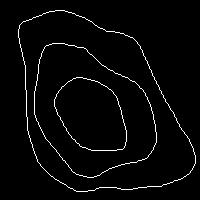
%> input picture mor_op_direction/IP/op_enclosure.jpg, 200 x 200 px
$ octave one_thin_img_generation.m   (GNU Octave 9; MATLAB toolbox functions it lacks are replaced by stand-ins)
%> lines starting %> are read from the running program, lines starting %| are printed output that depends on the picture; in (x1, y1, x2, y2) boxes, pixels count from 0 and x2, y2 are one past the last pixel; in counts of white or black regions, pixels touching at a corner belong together; the program's own positions count from 1
### mor_op_direction/Contours Direction/ashis_thin_v1.m
%clc; clear;
%ip = imread('C:\Users\ashis\Documents\MATLAB\thin_phd\without_text_refined.jpg');
function [op]= ashis_thin_v1(ip)
    [r, c, l]=size(ip);

    binary=ip;

    changing = 1;       thin=binary;        Del_img = ones(r, c);
    while changing
        changing=0;
           %STEP 1
         for i=2:r-1
            for j = 2:c-1
                P = [thin(i,j) thin(i-1,j) thin(i-1,j+1) thin(i,j+1) thin(i+1,j+1) thin(i+1,j) thin(i+1,j-1) thin(i,j-1) thin(i-1,j-1) thin(i-1,j)];
                if (thin(i,j) == 1 &&  sum(P(2:end-1))<=6 && sum(P(2:end-1)) >=2 && P(2)*P(4)*P(6)==0 && P(4)*P(6)*P(8)==0)
                    transition = 0;
                    for k = 2:9       %size(P,2)-1 %size return no. of row and col
                        if P(k) == 0 && P(k+1)==1
                            transition = transition+1;
                        end
                    end
                    if (transition==1)
                        Del_img(i,j)=0;
                        changing = 1;
                    end
                end
            end
        end
        thin = thin.*Del_img;
         %STEP 2
        for i=2:r-1
            for j = 2:c-1
                P = [thin(i,j) thin(i-1,j) thin(i-1,j+1) thin(i,j+1) thin(i+1,j+1) thin(i+1,j) thin(i+1,j-1) thin(i,j-1) thin(i-1,j-1) thin(i-1,j)];
                if (thin(i,j) == 1 &&  sum(P(2:end-1))<=6 && sum(P(2:end-1)) >=2 && P(2)*P(4)*P(8)==0 && P(2)*P(6)*P(8)==0)   % conditions
                    A = 0;
                   for k = 2:size(P,2)-1
                        if P(k) == 0 && P(k+1)==1
                            A = A+1;
                        end
                   end

                   if (A==1)
                        Del_img(i,j)=0;
                        changing = 1;
                   end
                end
            end
        end
        thin = thin.*Del_img;
      %  pause(0.5);   UNCOMMENT IF WANT TO VISUALIZE OP
      %  figure(3),imshow(Del_img) UNCOMMENT IF WANT TO VISUALIZE OP
    end
    for i=1:r %Binary Conversion
        for j=1:c
            if thin(i,j)==0
                thin(i,j)=1;
            else
                 thin(i,j)=0;
            end
        end
    end
    figure(10),imshow(thin);  %UNCOMMENT IF WANT TO VISUALIZE OP
    op=thin;
end

%imwrite(thin,'C:\Users\Mr. Ashis Pradhan\Documents\MATLAB\mor_op_direction\thinned_contours.jpg');

### mor_op_direction/Contours Direction/topo_data_prep_v1.m
function []=topo_data_prep_v1(ip)
    % This fuction invokes thinning op and searching op

   % ip=imread('s1.bmp');
    ip= imresize(ip,[200,200],'nearest');
    %figure(1), imshow(ip);

    %ip=imbinarize(ip,0.5);

    op=ashis_thin_v1(ip); %CONTOURS IN IN BLACK COLOUR IN WHITE BACKGROUND
    figure(2), imshow(op);
    imwrite(op,'C:\Users\Mr. Ashis Pradhan\Documents\MATLAB\mor_op_direction\thinned_contours.jpg');

    mor_search(op);
end

### mor_op_direction/Contours Direction/m_connectivity_v1.m
%THIS FUNCTION ENSURES THAT EACH SIGNIFICANT PIXEL HAVE EXACTLY EITHER
%NEIGHBOUR 0, 1 OR 2, IF ITS >= 3 , IT NULLIFIES REMOVING MULTIPLE PATH

function [op]=m_connectivity_v1(ip)
    %ip= [0, 0, 0, 0, 0;
     %    0, 1, 1, 0, 0;
      %   0, 1, 1, 1, 0;
       %  0, 0, 1, 1, 1;
        % 0, 0, 1, 1, 0];
    % ip=imcomplement(im2bw(imread('thinned_contours.jpg'),0.3));
    % ip= medfilt2(ip,[3 3]);

     %disp(ip);
     ip=imcomplement(ip);
     x=ip;

     [r, c]=size(ip); fprintf('\n row is %d and col is %d \n',r,c);

     for i=2:r-1
         for j=2:c-1
             tmp(1)=ip(i-1,j-1);      tmp(2)=ip(i-1,j);       tmp(3)=ip(i-1,j+1);
             tmp(4)=ip(i,j-1);        tmp(5)=ip(i,j);         tmp(6)=ip(i,j+1);
             tmp(7)=ip(i+1,j-1);      tmp(8)=ip(i+1,j);       tmp(9)=ip(i+1,j+1);

             if tmp(5)==1 %if Significant Neighbour
                 add_neighbor=tmp(1)+tmp(2)+tmp(3)+tmp(4)+tmp(6)+tmp(7)+tmp(8)+tmp(9);
                % fprintf('\n neighbour count is %d',add_neighbor);

                 if add_neighbor >=2
                     if tmp(1)==1 && tmp(2)==1
                             ip(i-1,j)=0;
                     end
                     if tmp(2)==1 && tmp(3)==1
                             ip(i-1,j)=0;
                     end
                      if tmp(3)==1 && tmp(6)==1
                              ip(i,j+1)=0;
                      end
                      if tmp(6)==1 && tmp(9)==1
                              ip(i,j+1)=0;
                      end
                     if tmp(9)==1 && tmp(8)==1
                             ip(i+1,j)=0;
                     end
                     if tmp(8)==1 && tmp(7)==1
                             ip(i+1,j)=0;
                     end
                      if tmp(4)==1 && tmp(7)==1
                             ip(i,j-1)=0;
                     end
                 end
             end
         end
     end

     %ENSURING THAT WHETHER ALL SIGNIFICANT PIXEL HAVE LESS THAN 2 NEIGHBORS
     add_neighbor=0;
      for i=2:r-1
         for j=2:c-1
             tmp(1)=ip(i-1,j-1);      tmp(2)=ip(i-1,j);       tmp(3)=ip(i-1,j+1);
             tmp(4)=ip(i,j-1);        tmp(5)=ip(i,j);         tmp(6)=ip(i,j+1);
             tmp(7)=ip(i+1,j-1);      tmp(8)=ip(i+1,j);       tmp(9)=ip(i+1,j+1);

             if tmp(5)==1
                 add_neighbor=tmp(1)+tmp(2)+tmp(3)+tmp(4)+tmp(6)+tmp(7)+tmp(8)+tmp(9);
                 if add_neighbor > 2
                     %fprintf('\n The location of pixel with > 2 neighbour count is=  %d %d',i,j);
                     add_neighbor=0;
                 end

             end
         end
      end
      ip_m_connectivity=ip;
      save ip_m_connectivity.mat;
     %figure(2), imshow(ip_m_connectivity);
     op=ip_m_connectivity;
end

### mor_op_direction/Contours Direction/centroid_calc.m
function [xc,yc]= centroid_calc(op)

[r, c]=size(op);

count=1; %For counting no. of significant pex

for i=1:r
    for j=1:c
        if op(i,j)==1
            X(count)=i; %For Storing Coordinates of Xi
            Y(count)=j; %For Storing Coordinates of Yi
            count=count+1;
        end
    end
end

count=count-1;

xc=sum(X)/count;
yc=sum(Y)/count;

end

### mor_op_direction/Contours Direction/mor_search.m
%THIS FUNCTION INVOKES m-connectivity(), centroid_calc(), compare_op(),
function []= mor_search(ip)

   % figure(1), imshow(ip);
    op=m_connectivity_v1(ip); % ENSURES COUNT OF NEIGHBORS to 0,1,2
    %figure(2), imshow(op);

    [r, c]=size(op);
    contour_direction= zeros(r,c,'uint8');

    [xc,yc]= centroid_calc(op);

    for i=2:r-1
         for j=2:c-1
             tmp(1)=op(i-1,j-1);      tmp(2)=op(i-1,j);       tmp(3)=op(i-1,j+1);
             tmp(4)=op(i,j-1);        tmp(5)=op(i,j);         tmp(6)=op(i,j+1);
             tmp(7)=op(i+1,j-1);      tmp(8)=op(i+1,j);       tmp(9)=op(i+1,j+1);

             if tmp(5)==1
                 index=compare_op(tmp);

                 if xc>=i
                    if index==1 || index==14 || index==16
                        contour_direction(i,j)=90;
                    elseif index==2 || index==4 || index==6 || index==7 ||index==10
                        contour_direction(i,j)=45;
                    elseif index==3 || index==5 || index==9 || index==11 ||index==12
                        contour_direction(i,j)=135;
                    elseif index==13 || index==15
                        contour_direction(i,j)=180;
                    elseif index==8 && j>yc
                        contour_direction(i,j)=0;
                    elseif index==8 && j<=yc
                        contour_direction(i,j)=180;
                    else
                        contour_direction(i,j)=255;
                    end
                 end

                 if xc<=i %When xc <=x
                    if index==1 || index==14 || index==16
                        contour_direction(i,j)=270;
                    elseif index==2 || index==4 || index==6 || index==7 || index==10
                        contour_direction(i,j)=225;
                    elseif index==3 || index==5 || index==9 || index==11 || index==12
                        contour_direction(i,j)=315;
                    elseif index== 13|| index==15
                        contour_direction(i,j)=0;
                    elseif index==8 && j>yc
                        contour_direction(i,j)=0;
                    elseif index==8 && j<=yc
                        contour_direction(i,j)=180;
                    else
                        contour_direction(i,j)=255;
                    end
                end


             end
         end
    end
    save contour_direction.mat;
    figure(3), imshow(contour_direction);
end

### mor_op_direction/Contours Direction/one_thin_img_generation.m
clc; clear;

%ip = imread('s3.bmp');

ip = imread('C:\Users\Mr. Ashis Pradhan\Documents\MATLAB\mor_op_direction\IP\op_enclosure.jpg');
%> ip is the input picture: size 200x200 uint8; min 0, max 255, mean 8
SE=strel('square',3);
ip=im2bw(imdilate(ip, SE),0.4);
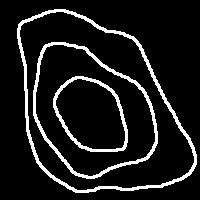
%> ip: size 200x200 logical; 10.4% white; 3 white regions, box (x1, y1, x2, y2) and area: (17, 9, 197, 193) 1978, (33, 42, 158, 179) 1392, (53, 76, 128, 152) 792

topo_data_prep_v1(ip);
%> the loop in ashis_thin_v1, `while changing` made 2 passes
%> pass 1, in ashis_thin_v1, `thin = thin.*Del_img;`:
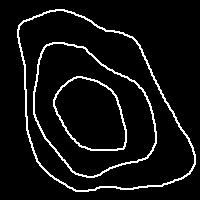
%> thin: size 200x200 double; values 0 (black) and 1 (white), 6.6% white in thin lines or dots, all inside (x1, y1, x2, y2) = (17, 9, 196, 192)
%> after the loop in ashis_thin_v1, `while changing`:
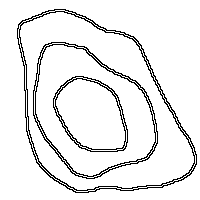
%> Del_img: size 200x200 double; values 0 (black) and 1 (white), 92.4% white; black in thin lines or dots, all inside (x1, y1, x2, y2) = (17, 9, 197, 193)
%> after the loop in ashis_thin_v1, `while changing`: A = 2
%> after the loop in ashis_thin_v1, `for i=1:r`:
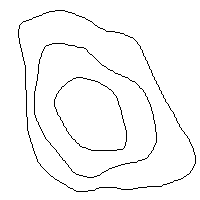
%> thin: size 200x200 double; values 0 (black) and 1 (white), 97.2% white; black in thin lines or dots, all inside (x1, y1, x2, y2) = (18, 10, 196, 192)
%|  row is 200 and col is 200
%> after the loop in m_connectivity_v1, `for i=2:r-1`: tmp = [0 0 0 0 0 0 0 0 0]
%> after the loop in centroid_calc, `for i=1:r`: X = 1118 values from 11 to 192; Y = 1118 values, max 196 at index 849, min 19 at index 88, mean 94.86; count = 1119
%> in centroid_calc, `count=count-1;`: count = 1118
%> in centroid_calc, `xc=sum(X)/count;`: xc = 110.7
%> in centroid_calc, `yc=sum(Y)/count;`: yc = 94.86
%> in mor_search, `[xc,yc]= centroid_calc(op);`: xc = 110.7; yc = 94.86
%> after the loop in mor_search, `for i=2:r-1`:
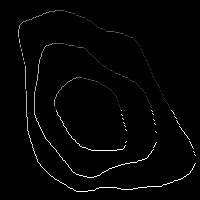
%> contour_direction: size 200x200 uint8; min 0, max 255, mean 4.3
%> after the loop in mor_search, `for i=2:r-1`: index = 3; tmp = [0 0 0 0 0 0 0 0 0]

$ run again, with mor_op_direction/s3.bmp saved as mor_op_direction/IP/op_enclosure.jpg
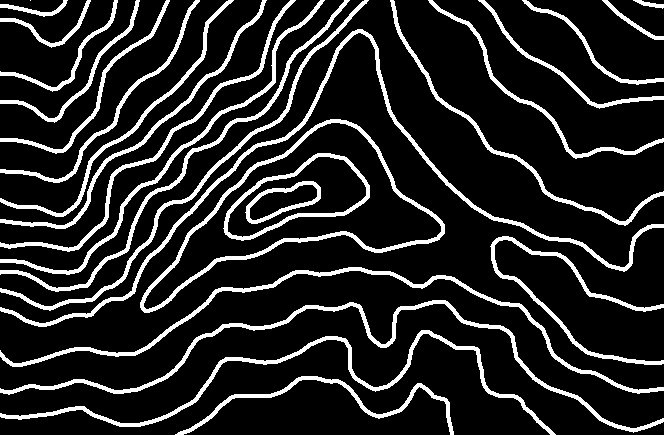
%> input picture mor_op_direction/s3.bmp, 664 x 435 px
%> ip is the input picture: size 435x664x3 uint8; min 0, max 255, mean 37.9
%> after the loop in ashis_thin_v1, `while changing`:
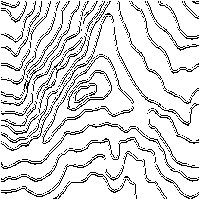
%> Del_img: size 200x200 double; values 0 (black) and 1 (white), 86.5% white; black in thin lines or dots
%> after the loop in ashis_thin_v1, `while changing`: A = 2
%|  row is 200 and col is 200
%> after the loop in m_connectivity_v1, `for i=2:r-1`: add_neighbor = 3; tmp = [0 0 0 0 0 0 0 0 0]
%> after the loop in m_connectivity_v1, `for i=2:r-1`: add_neighbor = 0
%> after the loop in centroid_calc, `for i=1:r`: X = 3377 values from 1 to 200; Y = 3377 values, max 200 at index 55, min 1 at index 36, mean 87.77; count = 3378
%> in centroid_calc, `count=count-1;`: count = 3377
%> in centroid_calc, `xc=sum(X)/count;`: xc = 93.24
%> in centroid_calc, `yc=sum(Y)/count;`: yc = 87.77
%> in mor_search, `[xc,yc]= centroid_calc(op);`: xc = 93.24; yc = 87.77
%> after the loop in mor_search, `for i=2:r-1`:
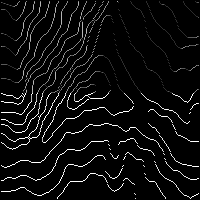
%> contour_direction: size 200x200 uint8; min 0, max 255, mean 13.5
%> after the loop in mor_search, `for i=2:r-1`: index = 16; tmp = [0 0 0 0 0 0 0 0 0]

$ run again, with mor_op_direction/s1.bmp saved as mor_op_direction/IP/op_enclosure.jpg
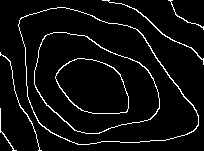
%> input picture mor_op_direction/s1.bmp, 204 x 151 px
%> ip is the input picture: size 151x204 uint8; min 0, max 255, mean 13.8
%> after the loop in ashis_thin_v1, `while changing`:
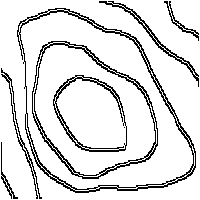
%> Del_img: size 200x200 double; values 0 (black) and 1 (white), 87.4% white; black in thin lines or dots
%> after the loop in ashis_thin_v1, `while changing`: A = 2
%|  row is 200 and col is 200
%> after the loop in m_connectivity_v1, `for i=2:r-1`: add_neighbor = 4; tmp = [0 0 0 0 0 0 0 0 0]
%> after the loop in m_connectivity_v1, `for i=2:r-1`: add_neighbor = 0
%> after the loop in centroid_calc, `for i=1:r`: X = 1504 values from 1 to 200; Y = 1504 values, max 200 at index 219, min 1 at index 433, mean 92.46; count = 1505
%> in centroid_calc, `count=count-1;`: count = 1504
%> in centroid_calc, `xc=sum(X)/count;`: xc = 106
%> in centroid_calc, `yc=sum(Y)/count;`: yc = 92.46
%> in mor_search, `[xc,yc]= centroid_calc(op);`: xc = 106; yc = 92.46
%> after the loop in mor_search, `for i=2:r-1`:
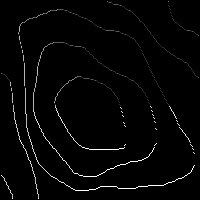
%> contour_direction: size 200x200 uint8; min 0, max 255, mean 5.2
%> after the loop in mor_search, `for i=2:r-1`: index = 16; tmp = [0 0 0 0 0 0 0 0 0]
